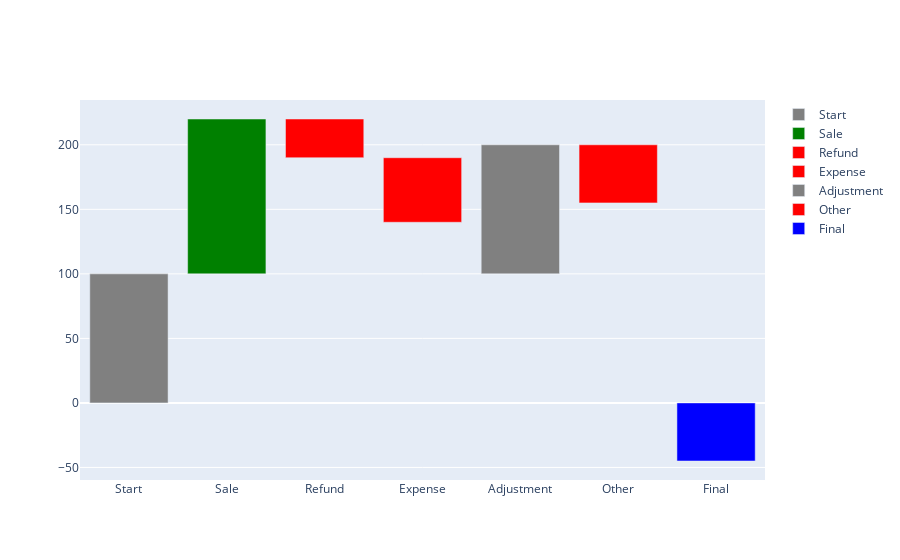

This figure's notebook cell:
### Code cell
import plotly.graph_objs as go
import plotly.offline as pyo

class WaterfallChart:
    def __init__(self, data, measures):
        self.data = data
        self.measures = measures
        self.fig = go.Figure()

    def add_bar(self, name, amount, base, color):
        # Add a bar to the figure with the specified parameters
        bar = go.Bar(name=name, x=[name], y=[amount], base=base, marker_color=color)
        self.fig.add_trace(bar)

    def create_waterfall(self):
        base = 0
        total = 0
        last_absolute = 0  # Keep track of the last absolute value for calculating differences

        for item, measure in zip(self.data, self.measures):
            name = item['name']
            amount = item.get('amount', 0) if measure != 'total' else total - last_absolute
            color = 'grey'  # Default color

            if measure == 'total':
                # For 'total', the bar should reflect the total of all previous amounts
                color = 'blue'  # Total bars could have a distinct color
                self.add_bar(name, amount, 0, color)
                last_absolute = total  # After total, reset the last absolute value
            elif measure == 'absolute':
                # For 'absolute', set the bar at the absolute value provided
                color = 'grey'  # Absolute bars could have a distinct color
                diff = amount - last_absolute  # Calculate the difference for the bar
                self.add_bar(name, diff, last_absolute, color)
                base = amount  # The next bar will start from the absolute value
                last_absolute = amount  # Update last absolute value
                total = amount  # Update total to the absolute value
            else:  # measure is 'relative'
                # For 'relative', the bar is a change from the previous total
                color = 'green' if amount >= 0 else 'red'
                self.add_bar(name, amount, base, color)
                total += amount  # Update the running total

            base = total  # Set the base for the next bar

    def show_chart(self):
        self.create_waterfall()
        pyo.iplot(self.fig)

# Example usage:
data = [
    {'name': 'Start', 'amount': 100},
    {'name': 'Sale', 'amount': 120},
    {'name': 'Refund', 'amount': -30},
    {'name': 'Expense', 'amount': -50},
    {'name': 'Adjustment', 'amount': 200},
    {'name': 'Other', 'amount': -45},
    {'name': 'Final', 'amount': None}
]
measures = ['absolute', 'relative', 'relative', 'relative', 'absolute', 'relative', 'total']

chart = WaterfallChart(data, measures)
chart.show_chart()

### Figure 1 — Plotly figure (JSON) as saved in the notebook; plotly's stock layout.template omitted (floating-point values rounded to 4 significant figures)
{"data": [{"base": 0, "marker": {"color": "grey"}, "name": "Start", "type": "bar", "x": ["Start"], "y": [100]}, {"base": 100, "marker": {"color": "green"}, "name": "Sale", "type": "bar", "x": ["Sale"], "y": [120]}, {"base": 220, "marker": {"color": "red"}, "name": "Refund", "type": "bar", "x": ["Refund"], "y": [-30]}, {"base": 190, "marker": {"color": "red"}, "name": "Expense", "type": "bar", "x": ["Expense"], "y": [-50]}, {"base": 100, "marker": {"color": "grey"}, "name": "Adjustment", "type": "bar", "x": ["Adjustment"], "y": [100]}, {"base": 200, "marker": {"color": "red"}, "name": "Other", "type": "bar", "x": ["Other"], "y": [-45]}, {"base": 0, "marker": {"color": "blue"}, "name": "Final", "type": "bar", "x": ["Final"], "y": [-45]}], "layout": {}}
